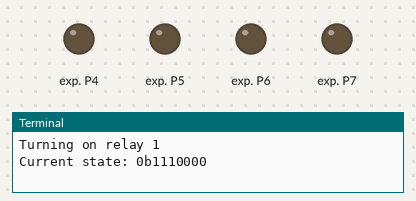
Simulated run of this program. Board: Raspberry Pi (BCM pin numbers). Shown: output pins drawn as LEDs (lit = HIGH), the last lines printed to the terminal. Library files of the repository ran but are not shown: PCF8574.py. At 28.0 s the program stops and its outputs stay as they are.

Above: at 0.1 s.
At 8.1 s:
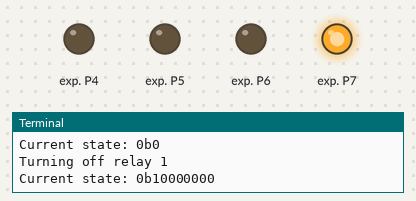
At 10.1 s:
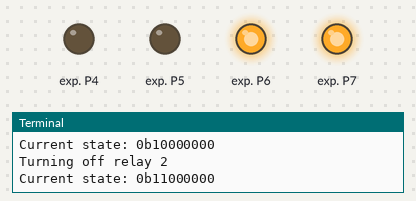
At 12.1 s:
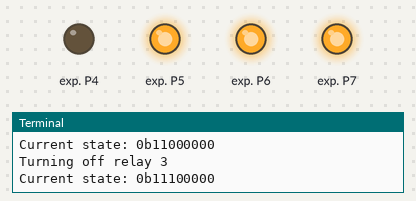
At 18.1 s:
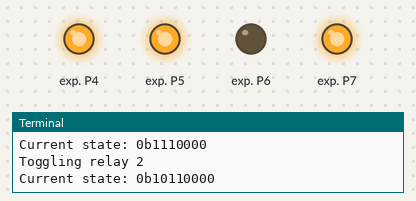
At 26.1 s:
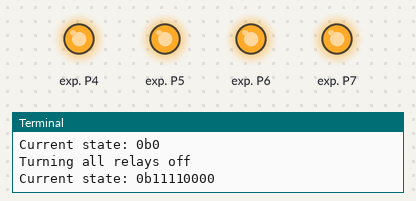
Timing chart, 0 to 27.6 s (numbered marks = the images above):
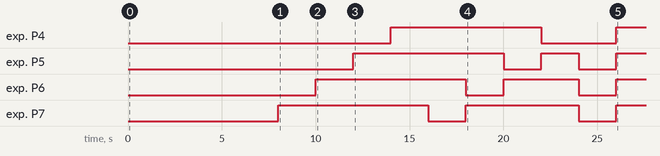

The program:

test.py
```python
from RelayController import RelayController
import time

# Change the I2C address to match your hardware setup
RELAY_BOARD_ADDRESS = 0x27  # Example I2C address for PCF8574
DELAY_BETWEEN_TESTS = 2  # Delay in seconds

def test_relay_operations(controller):
    # Test turning each relay on one by one
    for i in range(1, 5):
        print(f"Turning on relay {i}")
        controller.on(i)
        print(f"Current state: {controller.get_state()}")
        time.sleep(DELAY_BETWEEN_TESTS)

    # Test turning each relay off one by one
    for i in range(1, 5):
        print(f"Turning off relay {i}")
        controller.off(i)
        print(f"Current state: {controller.get_state()}")
        time.sleep(DELAY_BETWEEN_TESTS)

    # Test toggling each relay
    for i in range(1, 5):
        print(f"Toggling relay {i}")
        controller.toggle(i)
        print(f"Current state: {controller.get_state()}")
        time.sleep(DELAY_BETWEEN_TESTS)
        controller.toggle(i)  # Toggle back to original state

    # Test turning all relays on and then off
    print("Turning all relays on")
    controller.on()
    print(f"Current state: {controller.get_state()}")
    time.sleep(DELAY_BETWEEN_TESTS)

    print("Turning all relays off")
    controller.off()
    print(f"Current state: {controller.get_state()}")
    time.sleep(DELAY_BETWEEN_TESTS)


def main():
    relay_controller = RelayController(RELAY_BOARD_ADDRESS)
    test_relay_operations(relay_controller)


if __name__ == "__main__":
    main()


#Relay Control Functions:
# __init__(address, bus_number=1):
# on(*relays): Turns on the specified relay(s). If no relay numbers are provided, all relays are turned on.
# off(*relays): Turns off the specified relay(s). If no relay numbers are provided, all relays are turned off.
# toggle(relay): Toggles the specified relay. If it's on, it will be turned off, and vice versa.
# get_state(): Returns the current state of all relays as a binary string.
```

RelayController.py
```python
from PCF8574 import PCF8574

class RelayController(PCF8574):
    def __init__(self, address, bus_number=1):
        super().__init__(address, bus_number)
        self.state = 0xFF  # All relays are off initially (0b11111111)
        self.write(self.state)  # Ensure initial state is set

    def on(self, *relays):
        if not relays:
            # Turn the first four relays on (set the first four bits to 0)
            self.state &= 0x0F
        else:
            for relay in relays:
                if 1 <= relay <= 4:
                    # Set the bit corresponding to the relay to 0
                    self.state &= ~(0x80 >> (relay - 1))
                else:
                    raise ValueError("Relay number must be between 1 and 4")
        self.write(self.state)

    def off(self, *relays):
        if not relays:
            # Turn the first four relays off (set the first four bits to 1)
            self.state |= 0xF0
        else:
            for relay in relays:
                if 1 <= relay <= 4:
                    # Set the bit corresponding to the relay to 1
                    self.state |= (0x80 >> (relay - 1))
                else:
                    raise ValueError("Relay number must be between 1 and 4")
        self.write(self.state)

    def toggle(self, relay):
        if 1 <= relay <= 4:
            # Toggle the bit corresponding to the relay
            self.state ^= (0x80 >> (relay - 1))
            self.write(self.state)
        else:
            raise ValueError("Relay number must be between 1 and 4")

    def get_state(self):
        # Return the current state of all relays with the first four bits
        return bin(self.state & 0xF0)
```

Measured:
- by itself, exp. P4: LOW → HIGH at 14.0 s, → LOW 8.0 s later, → HIGH 4.0 s later
- by itself, exp. P5: goes HIGH 8.0 s, LOW 2.0 s, HIGH 2.0 s, LOW 2.0 s, then HIGH
- by itself, exp. P6: goes HIGH 8.0 s, LOW 2.0 s, HIGH 4.0 s, LOW 2.0 s, then HIGH
- by itself, exp. P7: goes HIGH 8.0 s, LOW 2.0 s, HIGH 6.0 s, LOW 2.0 s, then HIGH
